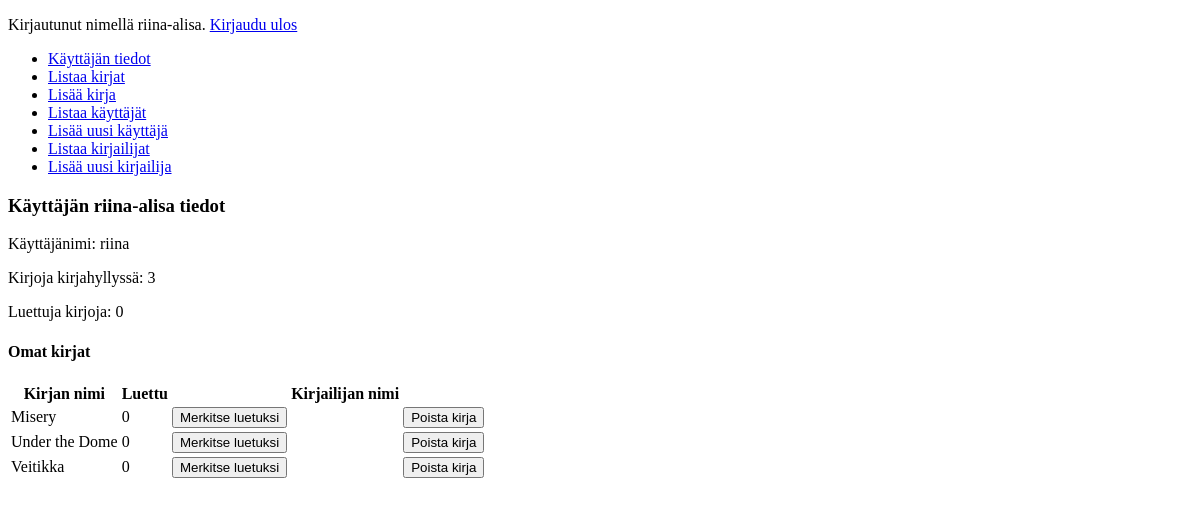
Before: /auth/riina/ (signed in) with the older database file.
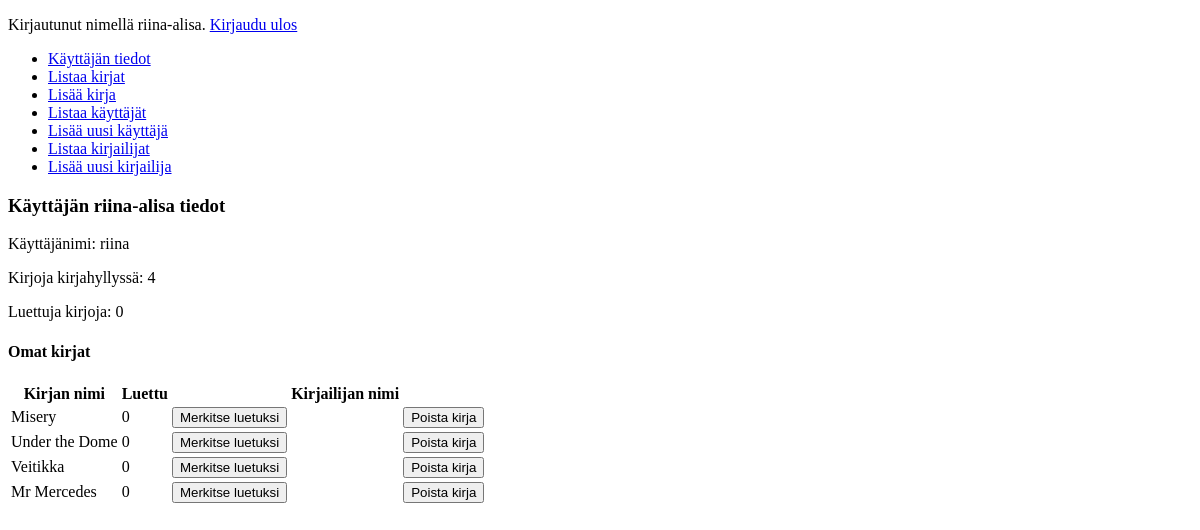
After: the same page with the newer database file.
### application/auth/models.py (models this page shows, shortened)
class User(Base):
    __tablename__ = "account"
    name = db.Column(db.String(30), nullable=False)
    username = db.Column(db.String(30), nullable=False)
    password = db.Column(db.String(30), nullable=False)
    mybooks = db.relationship("Book", secondary=users_books,
        backref=db.backref('mybooks', lazy='dynamic'))
    @staticmethod
    def count_all_books(userid):
        stmt = text("SELECT COUNT(users_books.book_id) FROM users_books WHERE user_id = :userid").params(userid=userid)
        res = db.engine.execute(stmt)
        return res.fetchone()[0]
    @staticmethod
    def count_read_books(userid):
        stmt = text("SELECT COUNT(users_books.book_id) FROM users_books WHERE user_id =  :userid AND read = 1").params(userid=userid)
        res = db.engine.execute(stmt)
        return res.fetchone()[0]

### tables this page shows
CREATE TABLE users_books (
	book_id INTEGER, 
	user_id INTEGER, 
	read BOOLEAN NOT NULL, 
	FOREIGN KEY(book_id) REFERENCES book (id), 
	FOREIGN KEY(user_id) REFERENCES account (id), 
	CHECK (read IN (0, 1))
);

### application/books/models.py (models this page shows, shortened)
class Book(Base):
    name = db.Column(db.String(144), nullable=False)

### application/auth/views.py (the view)
@app.route("/auth/<username>/", methods=["GET"])
@login_required
def auth_info(username):
    user = User.query.filter_by(username=username).first()
    stmt = text("SELECT user_id, read, name FROM users_books ub JOIN book b ON b.id=ub.book_id WHERE ub.user_id=:user_id").params(user_id=user.id)
    bookslist = db.engine.execute(stmt)
    db.session().commit()
    return render_template("auth/userinfo.html", user=user, books=bookslist, all_books=user.count_all_books(user.id),
                           read_books=user.count_read_books(user.id))

### application/__init__.py (called while the page is built)
@login_manager.user_loader
def load_user(user_id):
    return User.query.get(user_id)

### application/templates/auth/userinfo.html (shortened to what this page needs)
{% extends "layout.html" %}
{% block body %}
<form method="GET" action="{{ url_for('auth_info', username=user.username) }}">
    <h3>Käyttäjän {{ user.name }} tiedot</h3>
    <p>Käyttäjänimi: {{ user.username }}</p>
    {% if all_books is defined %}
    <p>Kirjoja kirjahyllyssä: {{ all_books }}</p>
    {% endif %}
    {% if read_books is defined %}
    <p>Luettuja kirjoja: {{ read_books }}</p>
    {% endif %}
    <h4>Omat kirjat</h4>
    <table>
        <tr>
            <th>Kirjan nimi</th>
            <th>Luettu</th>
            <th></th>
            <th>Kirjailijan nimi</th>
        </tr>
        {% for book in books %}
        <tr>
            <td>{{ book.name }}</td>
            <td>{{ book.read }}</td>
            <td>
                {% if book.read == False %}
                <form method="POST" action="{{ url_for('books_set_read_or_delete', username=user.username, book_id=book.id) }}">
                    <input type="submit" name="btn" value="Merkitse luetuksi"/>
                </form>
                {% endif %}
            </td>
            <td>
            </td>
            <td>
                <form method="POST" action="{{ url_for('books_set_read_or_delete', username=user.username, book_id=book.id) }}">
                    <input type="submit" name="btn" value="Poista kirja"/>
                </form>
            </td>
        </tr>
        {% endfor %}
    </table>
</form>
{% endblock %}

### application/templates/layout.html (shortened to what this page needs)
<!DOCTYPE html>
<html>
  <head>
  </head>
  <body>
    {% if current_user.is_authenticated %}
    <p>
      Kirjautunut nimellä {{ current_user.name }}. <a href="{{ url_for('auth_logout') }}">Kirjaudu ulos</a>
    </p>
    {% else %}
    <a href="{{ url_for('auth_login') }}">Kirjaudu</a>
    {% endif %}
    <ul>
      <li><a href="{{ url_for('auth_info', username=current_user.username) }}">Käyttäjän tiedot</a></li>
      <li><a href="{{ url_for('books_index') }}">Listaa kirjat</a></li>
      <li><a href="{{ url_for('books_form') }}">Lisää kirja</a></li>
      <li><a href="{{ url_for('auth_index') }}">Listaa käyttäjät</a></li>
      <li><a href="{{ url_for('auth_form') }}">Lisää uusi käyttäjä</a></li>
      <li><a href="{{ url_for('authors_index') }}">Listaa kirjailijat</a></li>
      <li><a href="{{ url_for('authors_form') }}">Lisää uusi kirjailija</a></li>
    </ul>
    {% block body %}{% endblock %}
  </body>
</html>

Changed rows visible on the page:
added users_books: name "Mr Mercedes", read "0"
Other visible differences:
{{ all_books }}: "3" → "4"
